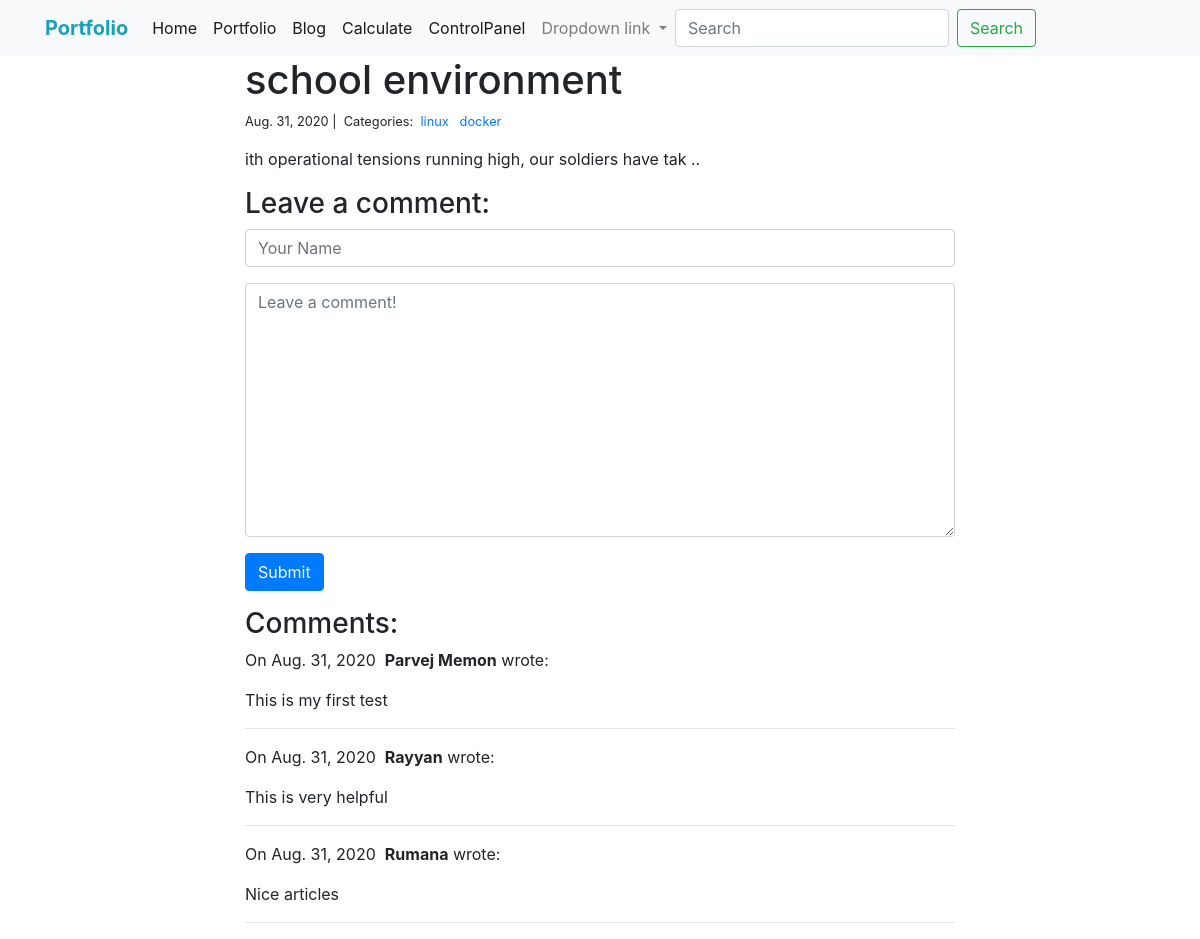
The app's page /blog/2/ with its own data.
### blog/models.py (models this page shows, shortened)
class Post(models.Model):
    title = models.CharField(max_length=255)
    body = models.TextField()
    created_on = models.DateTimeField(auto_now_add=True)
    last_modified = models.DateTimeField(auto_now=True)
    categories = models.ManyToManyField('Category', related_name='posts')

class Category(models.Model):
    name = models.CharField(max_length=20)

class Comment(models.Model):
    author = models.CharField(max_length=60)
    body = models.TextField()
    created_on = models.DateTimeField(auto_now_add=True)
    post = models.ForeignKey('Post', on_delete=models.CASCADE)

### blog/views.py (the view, shortened to what this page needs)
# urls.py: path("<int:pk>/", views.blog_detail, name="blog_detail"),
def blog_detail(request, pk):
    post = Post.objects.get(pk=pk)
    form = CommentForm()
    comments = Comment.objects.filter(post=post)
    context = {
        "post": post,
        "comments": comments,
        "form": form,
    }
    return render(request, "blog_detail.html", context)

### blog/forms.py
class CommentForm(forms.Form):
    author = forms.CharField(
        max_length=60,
        widget=forms.TextInput(attrs={
            "class": "form-control",
            "placeholder": "Your Name"
        })
    )
    body = forms.CharField(widget=forms.Textarea(
        attrs={
            "class": "form-control",
            "placeholder": "Leave a comment!"
        })
    )

### blog/templates/blog_detail.html (shortened to what this page needs)
{% extends "base.html" %}
{% block page_content %}
<div class="col-md-8 offset-md-2">
    <h1>{{ post.title }}</h1>
    <small>
        {{ post.created_on.date }} |&nbsp;
        Categories:&nbsp;
        {% for category in post.categories.all %}
        <a href="{% url 'blog_category' category.name %}">
            {{ category.name }}
        </a>&nbsp;
        {% endfor %}
    </small>
    <p>{{ post.body | linebreaks }}</p>
    <h3>Leave a comment:</h3>
    <form action="/blog/{{ post.pk }}/" method="post">
        <div class="form-group">
            {{ form.author }}
        </div>
        <div class="form-group">
            {{ form.body }}
        </div>
        <button type="submit" class="btn btn-primary">Submit</button>
    </form>
    <h3>Comments:</h3>
    {% for comment in comments %}
    <p>
        On {{comment.created_on.date }}&nbsp;
        <b>{{ comment.author }}</b> wrote:
    </p>
    <p>{{ comment.body }}</p>
    <hr>
    {% endfor %}
</div>
{% endblock %}

### records on screen
Post: title "school environment", created_on "Aug. 31, 2020", body "ith operational tensions running high, our soldiers have tak .."
Category: name "linux"
Category: name "docker"
Comment: created_on "Aug. 31, 2020", author "Parvej Memon", body "This is my first test"
Comment: created_on "Aug. 31, 2020", author "Rayyan", body "This is very helpful"
Comment: created_on "Aug. 31, 2020", author "Rumana", body "Nice articles"
